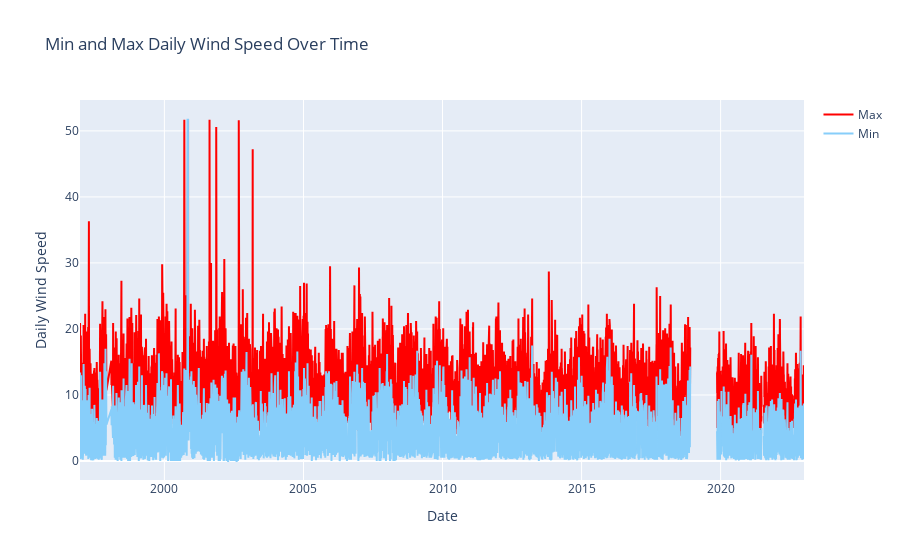

This figure's notebook cell:
### Code cell
import pandas as pd
import plotly.express as px
import plotly.graph_objects as go

def get_min_max_fig(wind, plot_title):
      df = (wind.groupby(['year', 'month', 'day'])['FF_10_wind']
            .agg([('Count','size'), ('Min','min'), ('Max','max'), ('Mean','mean')])
            .reset_index())

      df['Date'] = pd.to_datetime(df[['year', 'month', 'day']])

      fig = go.Figure()
      fig.add_trace(go.Scatter(x=df['Date'], y=df['Max'], mode='lines', marker=dict(color='red', size=3), name='Max'))
      fig.add_trace(go.Scatter(x=df['Date'], y=df['Min'], mode='lines', marker=dict(color='lightskyblue', size=3), name='Min'))
      fig.update_layout(xaxis_title="Date", yaxis_title="Daily Wind Speed", title=plot_title)
      
      return fig

fig = get_min_max_fig(kind_df["wind"], 'Min and Max Daily Wind Speed Over Time')
fig.show()

### Figure 1 — Plotly figure (JSON) as saved in the notebook; plotly's stock layout.template omitted (floating-point values rounded to 4 significant figures; data arrays with more than 128 entries replaced by an {"elided": "..."} marker saying what was removed)
{"data": [{"marker": {"color": "red", "size": 3}, "mode": "lines", "name": "Max", "type": "scatter", "x": {"elided": "9397 str values"}, "y": {"elided": "9397 float values"}}, {"marker": {"color": "lightskyblue", "size": 3}, "mode": "lines", "name": "Min", "type": "scatter", "x": {"elided": "9397 str values"}, "y": {"elided": "9397 float values"}}], "layout": {"title": {"text": "Min and Max Daily Wind Speed Over Time"}, "xaxis": {"title": {"text": "Date"}}, "yaxis": {"title": {"text": "Daily Wind Speed"}}}}
